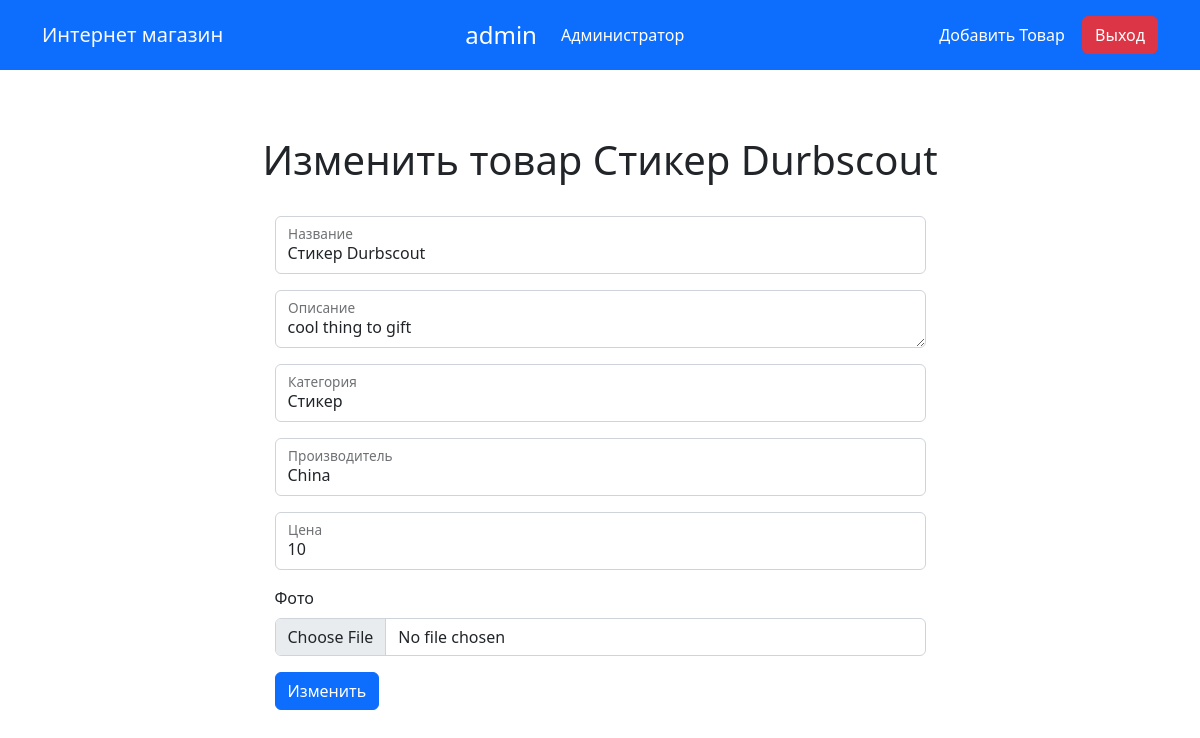
Page /goods/1/edit (signed in) on the committed database.
### models.py (models this page shows, shortened)
class User(db.Model, UserMixin):
    id = db.Column(db.Integer, primary_key=True, autoincrement=True, unique=True)
    login = db.Column(db.String, nullable=True, unique=True)
    email = db.Column(db.String, nullable=True, unique=True)
    password = db.Column(db.String, nullable=True)
    is_admin = db.Column(db.Boolean, nullable=True, default=False)

class Good(db.Model):
    id = db.Column(db.Integer, primary_key=True, autoincrement=True, unique=True)
    name = db.Column(db.String, nullable=False)
    description = db.Column(db.String, nullable=False)
    category = db.Column(db.String, nullable=False)
    manufacturer = db.Column(db.String, nullable=False)
    price = db.Column(db.Integer, nullable=False)
    photo = db.Column(db.String, nullable=False)
    likes = relationship("Like")

### views/goods.py (the view, shortened to what this page needs)
@app.route('/goods/<int:good_id>/edit', methods=['GET', 'POST'])
@login_required
def edit_good_view(good_id):
    if not current_user.is_admin:
        abort(403)
    good = Good.query.filter_by(id=good_id).first()
    form = GoodsForm()
    data = {
        'name': good.name,
        'description': good.description,
        'category': good.category,
        'manufacturer': good.manufacturer,
        'price': good.price,
    }
    form = GoodsForm(formdata=MultiDict(data))
    return render_template('edit_good.html', form=form, title=f'Изменить товар {good.name}')

### forms.py
class GoodsForm(FlaskForm):
    name = StringField('Название', validators=[data_required])
    description = TextAreaField('Описание', validators=[data_required])
    category = StringField('Категория', validators=[data_required])
    manufacturer = StringField('Производитель', validators=[data_required])
    price = IntegerField('Цена', validators=[data_required])
    photo = FileField('Фото', validators=[FileRequired()])

### views/auth.py (called while the page is built)
@login_manager.user_loader
def load_user(user_id):
    return User.query.get(user_id)

### templates/edit_good.html (shortened to what this page needs)
{% extends 'base.html' %}
{% block content %}
<div class="center-screen" style="padding-top: 70px;">
    <h1 style="margin-bottom: 2rem">{{ title }}</h1>
    <div class="col-xxl-6 col-xl-7 col-lg-8 col-md-10 col-12">
        <form method="post" enctype="multipart/form-data" novalidate>
            {{ form_floating(form.name) }}
            {{ form_floating(form.description) }}
            {{ form_floating(form.category) }}
            {{ form_floating(form.manufacturer) }}
            {{ form_floating(form.price) }}
            <div class="" style="margin-bottom: 1rem">
                {{ form.photo.label(class='form-label') }}
                {{ form.photo(class='form-control', placeholder='placeholder') }}
            </div>
            <button type="submit" class="btn btn-primary mb-4">Изменить</button>
        </form>
    </div>
</div>
{% endblock %}

### templates/base.html (shortened to what this page needs)
<!DOCTYPE html>
<html lang="ru">
<head>
    <link href="https://cdn.jsdelivr.net/npm/bootstrap@5.2.2/dist/css/bootstrap.min.css" rel="stylesheet"
>
</head>
<body>
<header class="p-3 bg-primary text-white fixed-top">
    {% macro form_floating(field, mb=1) %}
    <div class="form-floating" style="margin-bottom: {{ mb }}rem">
        {{ field(class='form-control', placeholder='placeholder') }}
        {{ field.label }}
    </div>
    {%- endmacro %}
    <div class="container">
        <div style="display: flex; align-items: center; justify-content: space-between">
            <div class="fs-5">
                <a class="text-decoration-none text-light" href="{{ url_for('index') }}">Интернет магазин</a>
            </div>
            {% if not current_user.is_authenticated %}
            <div>
                <a href="{{ url_for('login_view') }}" class="btn btn-outline-light" style="margin-right: 1rem">Вход</a>
                <a href="{{ url_for('register_view') }}" class="btn btn-outline-light">Регистрация</a>
            </div>
            {% else %}
            <div style="display: flex; align-items: center; justify-content: space-between">
                <div class="fs-4">
                    {{ current_user.login }}
                </div>
                <div class="ms-4">
                    {{ 'Администратор' if current_user.is_admin else 'Авторизованный пользователь' }}
                </div>
            </div>
            <div>
                {% if current_user.is_admin %}
                <a href="{{ url_for('add_good_view') }}" class="btn btn-primary">Добавить Товар</a>
                {% endif %}
                <a href="{{ url_for('logout_view') }}" class="btn btn-danger">Выход</a>
            </div>
            {% endif %}
        </div>
    </div>
</header>
<div class='container'>{% block content %}{% endblock %}</div>
</body>
</html>

### templates/base.html (style rules this page uses)
.center-screen { display: flex; flex-direction: column; align-items: center; justify-content: center; min-height: 100vh; }

### rows in the picture
User: login "admin", is_admin "Администратор"
Good: name "Стикер Durbscout", description "cool thing to gift", category "Стикер", manufacturer "China", price "10"

### other values in the picture
{{ title }} "Изменить товар Стикер Durbscout"
